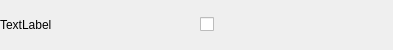
<?xml version="1.0" encoding="UTF-8"?>
<ui version="4.0">
 <class>EditorBool</class>
 <widget class="QWidget" name="EditorBool">
  <property name="geometry">
   <rect>
    <x>0</x>
    <y>0</y>
    <width>393</width>
    <height>50</height>
   </rect>
  </property>
  <property name="minimumSize">
   <size>
    <width>300</width>
    <height>20</height>
   </size>
  </property>
  <property name="windowTitle">
   <string>Param</string>
  </property>
  <layout class="QVBoxLayout" name="verticalLayout">
   <property name="leftMargin">
    <number>0</number>
   </property>
   <property name="topMargin">
    <number>0</number>
   </property>
   <property name="rightMargin">
    <number>0</number>
   </property>
   <property name="bottomMargin">
    <number>0</number>
   </property>
   <item>
    <layout class="QHBoxLayout" name="_layout_h" stretch="0,0">
     <item>
      <widget class="QLabel" name="_paramname_label">
       <property name="text">
        <string>TextLabel</string>
       </property>
      </widget>
     </item>
     <item>
      <widget class="QCheckBox" name="_checkbox">
       <property name="minimumSize">
        <size>
         <width>30</width>
         <height>25</height>
        </size>
       </property>
      </widget>
     </item>
    </layout>
   </item>
  </layout>
 </widget>
 <resources/>
 <connections/>
</ui>
